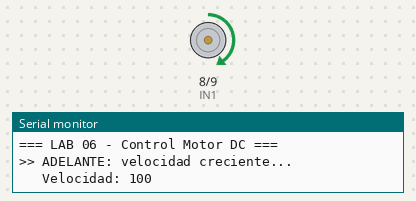
Bench run of a sketch on a simulated Arduino Uno, built with avr-gcc and run on an emulated ATmega328P. Parts: motor-driver pin pairs drawn as motors (green arrow = first pin HIGH = forward, orange = second pin HIGH = backward, longer = more drive, scaled by the enable pin), the last lines printed to the serial monitor.

Above: at 0.16 s.
At 3.18 s:
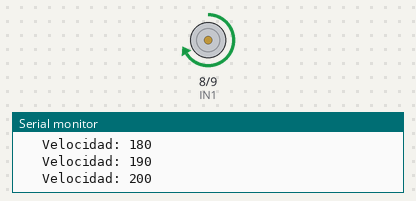
At 6.3 s:
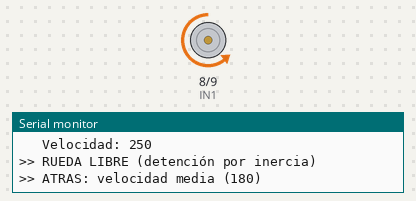
At 8.0 s:
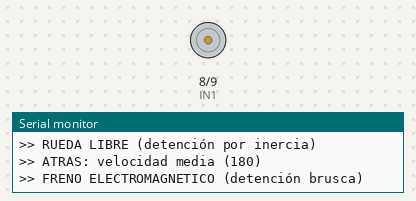
Timing chart, 0 to 11.4 s (numbered marks = the images above):
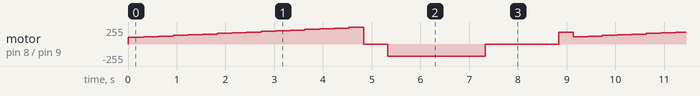

The sketch:

sketch.ino
```cpp
// ==============================================
// LABORATORIO 06 - CONTROL DE MOTOR DC CON L298N
// ==============================================

// DEFINICIÓN DE PINES
const int ENA = 10;   // Pin PWM para controlar VELOCIDAD
const int IN1 = 8;    // Pin para dirección (bit 1)
const int IN2 = 9;    // Pin para dirección (bit 2)

// ==============================================
// FUNCIONES DE CONTROL DEL MOTOR
// ==============================================

// Función 1: Girar hacia ADELANTE
// Parámetro velocidad: 0 = detenido, 255 = máxima velocidad
void motorAdelante(int velocidad) {
  digitalWrite(IN1, HIGH);   // Dirección: ADELANTE
  digitalWrite(IN2, LOW);    // Dirección: ADELANTE
  analogWrite(ENA, velocidad); // Aplica la velocidad
}

// Función 2: Girar hacia ATRÁS
void motorAtras(int velocidad) {
  digitalWrite(IN1, LOW);    // Dirección: ATRÁS
  digitalWrite(IN2, HIGH);   // Dirección: ATRÁS
  analogWrite(ENA, velocidad);
}

// Función 3: FRENO electromagnético (detención brusca)
void motorFreno() {
  digitalWrite(IN1, HIGH);   // Ambas salidas en HIGH
  digitalWrite(IN2, HIGH);   // = cortocircuito que frena el motor
  analogWrite(ENA, 255);     // Máxima potencia para frenar más fuerte
}

// Función 4: RUEDA LIBRE (se detiene por inercia)
void motorLibre() {
  analogWrite(ENA, 0);       // Apaga la salida del driver
  // No importa el estado de IN1/IN2 porque ENA=0 desactiva el motor
}

// ==============================================
// SETUP: Se ejecuta UNA SOLA vez al inicio
// ==============================================
void setup() {
  // Configurar los pines como SALIDA
  pinMode(ENA, OUTPUT);
  pinMode(IN1, OUTPUT);
  pinMode(IN2, OUTPUT);

  // Iniciar comunicación serial para ver mensajes
  Serial.begin(9600);
  Serial.println("=== LAB 06 - Control Motor DC ===");
}

// ==============================================
// LOOP: Se ejecuta infinitamente (una y otra vez)
// ==============================================
void loop() {
  // --- PRUEBA 1: Adelante con velocidad creciente ---
  Serial.println(">> ADELANTE: velocidad creciente...");
  for (int velocidad = 100; velocidad <= 255; velocidad += 10) {
    motorAdelante(velocidad);
    Serial.print("   Velocidad: ");
    Serial.println(velocidad);
    delay(300);  // Espera 300ms para ver el cambio
  }

  // --- PRUEBA 2: Rueda libre (se detiene gradualmente) ---
  motorLibre();
  Serial.println(">> RUEDA LIBRE (detención por inercia)");
  delay(500);

  // --- PRUEBA 3: Atrás a velocidad media ---
  Serial.println(">> ATRAS: velocidad media (180)");
  motorAtras(180);
  delay(2000);

  // --- PRUEBA 4: Freno electromagnético ---
  motorFreno();
  Serial.println(">> FRENO ELECTROMAGNETICO (detención brusca)");
  delay(500);

  // Pequeña pausa antes de repetir todo
  delay(1000);
}
```
